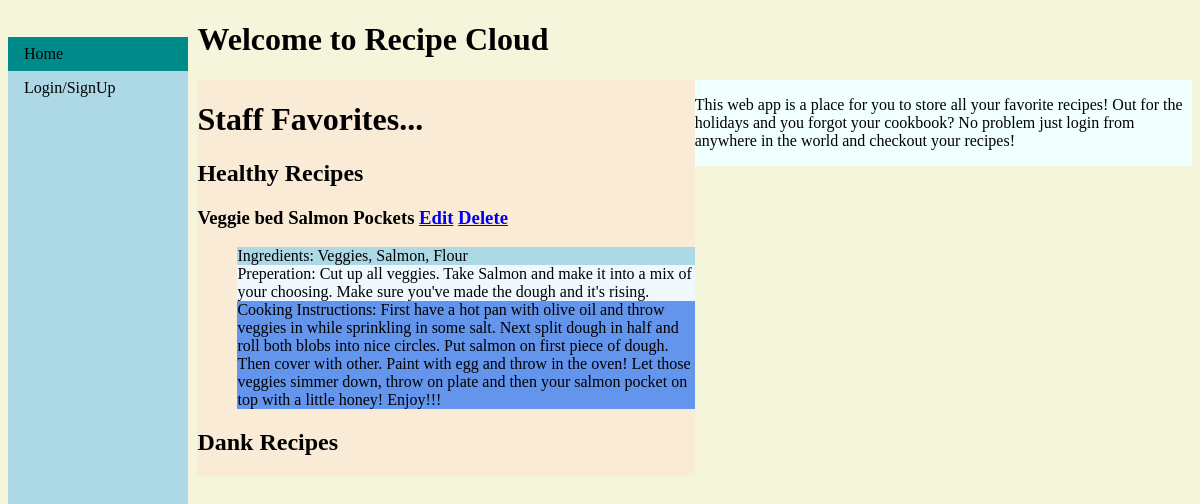
Before: / with the older database file.
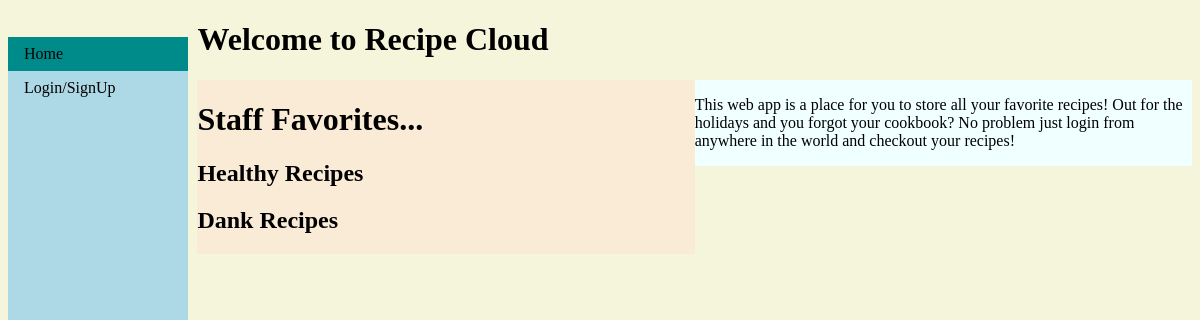
After: the same page with the newer database file.
### app.py (models this page shows)
class HlthyRec(db.Model):
    id =            db.Column(db.Integer, primary_key=True)
    name        =   db.Column(db.String(100))
    ingredients =   db.Column(db.String(1000))
    preperation =   db.Column(db.String(10000))
    cooking     =   db.Column(db.String(10000))
    userId      =   db.Column(db.Integer, db.ForeignKey('user.id'))

### app.py (the view)
@app.route('/')
def home():
    hlthyRecs = HlthyRec.query.filter_by(userId=1)
    dankRecs = DankRec.query.filter_by(userId=1)
    return render_template('home.html', hlthyRecs=hlthyRecs, dankRecs=dankRecs,
                           username="Staff")

### templates/home.html (shortened to what this page needs)
<!DOCTYPE html>
<html lang="en">
<head>
</head>
<body>
    {% extends "base.html" %}
    {% block content %}
    <div class="main">
        <h1>Welcome to  Recipe Cloud</h1>
        <div id="left">
            <h1>Staff Favorites...</h1>
            <h2>Healthy Recipes</h2>
            {% if hlthyRecs %}
                {% for item in hlthyRecs %}
                    <h3>{{item.name}} <a href="/edithlthy/{{item.id}}">Edit</a> <a href="/hlthydelete/{{item.id}}">Delete</a> </h3>
                    <ul>
                        <li class="ingredients">Ingredients: {{item.ingredients}}</li>
                        <li class="preperation">Preperation: {{item.preperation}}</li>
                        <li class="cooking">Cooking Instructions: {{item.cooking}}</li>
                    </ul>
                {% endfor %}
            {% endif %}
            <h2>Dank Recipes</h2>
        </div>
        <div id="right">
            <p>This web app is a place for you to store all your
            favorite recipes! Out for the holidays and you forgot
            your cookbook? No problem just login from anywhere in the
            world and checkout your recipes!</p>
        </div>
    </div>
    {% endblock %}

### templates/base.html (shortened to what this page needs)
<!DOCTYPE html>
<html lang="en">
<head>
    <link rel="stylesheet" href="{{ url_for('static', filename='styles/main.css') }}">
</head>
<body>
    <nav>
        <ul>
            <li><a href="/">Home</a></li>
            <li id="login"><a href="/login">Login/SignUp</a></li>
        </ul>
    </nav>
    {% block content %}{% endblock %}
</body>
</html>

### static/styles/main.css (style rules this page uses)
body { background-color: beige; }
nav ul { list-style: none; width: 15%; background-color: lightblue; padding: 0; height: 100%; position: fixed; }
ul { list-style: none; }
.active { background-color: darkcyan; }
nav ul li a { display: block; color: #000; text-decoration: none; padding:8px 16px; }
div.main { position: inherit; width: 84%; margin-left: 16%; }
#left { width: 50%; word-break: keep-all; float: left; background-color: antiquewhite; }
#right { float: left; width: 50%; background-color: azure; height: 100%; word-break: keep-all; }

Changed rows visible on the page:
removed HlthyRec: name "Veggie bed Salmon Pockets", ingredients "Veggies, Salmon, Flour", preperation "Cut up all veggies. Take Salmon and make it into a mix of your choosing. Make sure you've made the dough and it's rising.", cooking "First have a hot pan with olive oil and throw veggies in while sprinkling in some salt. Next split dough in half and roll both blobs into nice circles. Put salmon on first piece of dough. Then cover with other. Paint with egg and throw in the oven! Let those veggies simmer down, throw on plate and then your salmon pocket on top with a little honey! Enjoy!!!"
